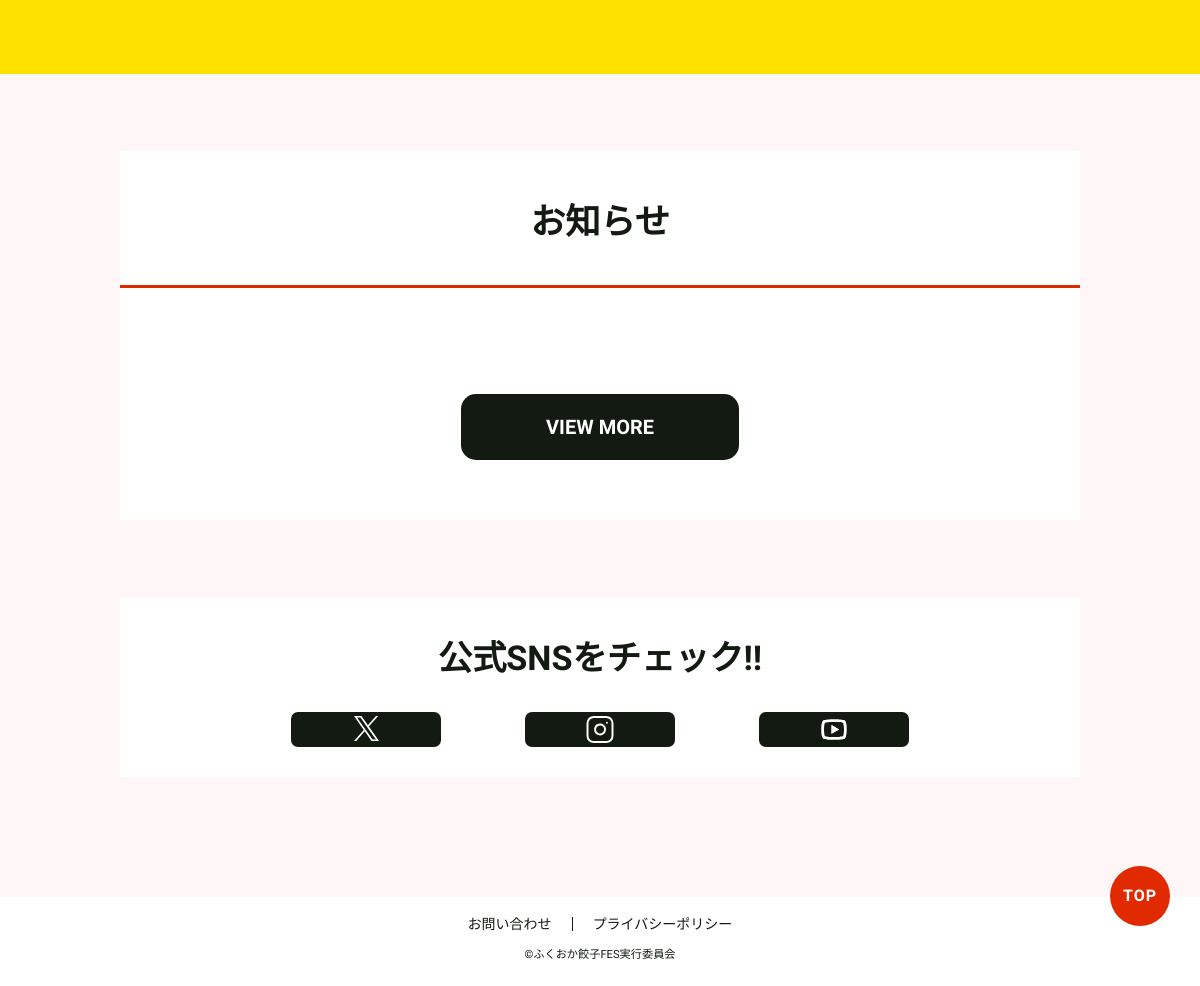
Before: / (lower part) with the older database file.
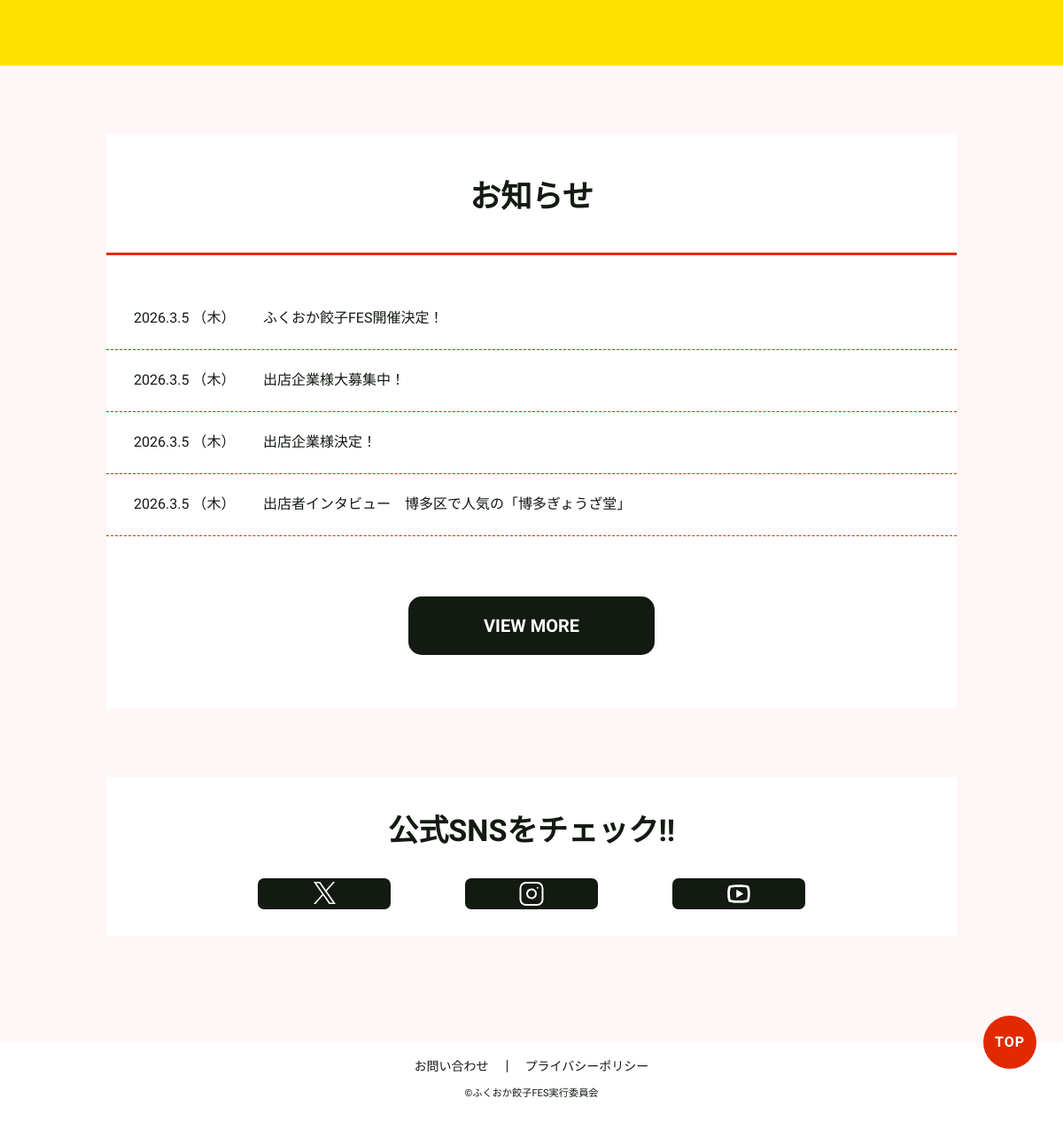
After: the same page with the newer database file.
### tables this page shows
CREATE TABLE `news` (
  `id` int(11) NOT NULL,
  `author` varchar(255) DEFAULT NULL,
  `title` varchar(255) NOT NULL,
  `body` text NOT NULL,
  `create_at` datetime NOT NULL,
  `update_at` datetime NOT NULL
);

### index.php (the view, shortened to what this page needs)
<?php
$db = db_connect();
$sql = 'SELECT id,title,create_at FROM news ORDER BY create_at DESC';
$stmt = $db->prepare($sql);
$stmt->execute();
$result = $stmt->fetchAll(PDO::FETCH_ASSOC);
?>
<!DOCTYPE html>
<html lang="ja">
<head>
    <link rel="stylesheet" href="css/reset.css">
    <link rel="stylesheet" href="css/style.css">
</head>
<body>
    <main>
        <section class="l-about-sec">
        </section>
        <section class="l-wrapper">
            <div class="l-news-sec">
                <h2 class="c-title c-top-title">お知らせ</h2>
                <div class="c-news-content">
                    <?php $limited_news = array_slice($result, 0, 5); ?>
                    <?php foreach ($limited_news as $news): ?>
                        <dl class="c-news-detail">
                            <dt class="c-news-date">
                                <time datetime="<?php echo $news['create_at']; ?>">
                                    <?php
                                    $date = new DateTime($news['create_at']);
                                    $week = ['日', '月', '火', '水', '木', '金', '土'];
                                    $w = (int)$date->format('w');
                                    echo $date->format('Y.n.j');
                                    ?>
                                </time>（<?php echo $week[$w]; ?>）
                            </dt>
                            <dd class="c-news-title">
                                <a href="news-detail.php?id=<?php echo $news['id']; ?>"><?php echo $news['title']; ?></a>
                            </dd>
                        </dl>
                    <?php endforeach; ?>
                </div>
                <div class="c-btn c-btn__black">
                    <a href="news.php">VIEW MORE</a>
                </div>
            </div>
        </section>
        <div class="l-sns-sec l-wrapper">
            <p class="c-sns-title">公式SNSをチェック!!</p>
            <div class="c-sns-icon">
                <div class="c-btn c-btn__sns c-icon_x">
                    <a href="#">
                        <img class="c-icon-white" src="./img/x-logo-white.svg" alt="">
                    </a>
                </div>
                <div class="c-btn c-btn__sns c-icon-inst">
                    <a href="#">
                        <img class="c-icon-white" src="./img/Instagram-logo-white.svg" alt="">
                    </a>
                </div>
                <div class="c-btn c-btn__sns">
                    <a href="#">
                        <img class="c-icon-white" src="./img/youtube-logo-white.svg" alt="">
                    </a>
                </div>
            </div>
            <p class="c-btn-jump">
                <a href="#top">TOP</a>
            </p>
        </div>
    </main>
    <?php require_once __DIR__ . '/inc/footer.php'; ?>
</body>
</html>

Changed rows visible on the page:
added news: create_at "2026.3.5", create_at "木", title "ふくおか餃子FES開催決定！"
added news: create_at "2026.3.5", create_at "木", title "出店企業様大募集中！"
added news: create_at "2026.3.5", create_at "木", title "出店企業様決定！"
added news: create_at "2026.3.5", create_at "木", title "出店者インタビュー 博多区で人気の「博多ぎょうざ堂」"
